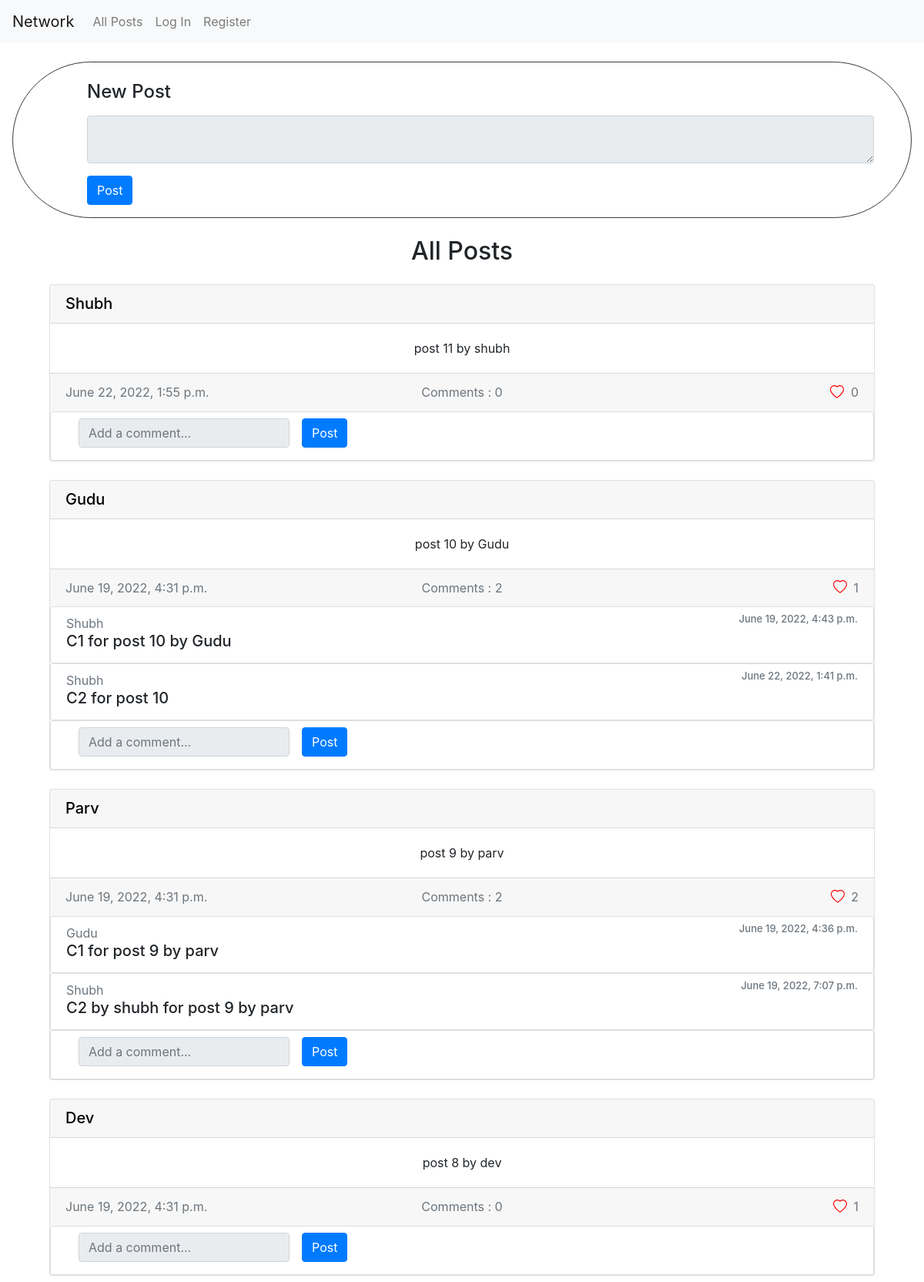
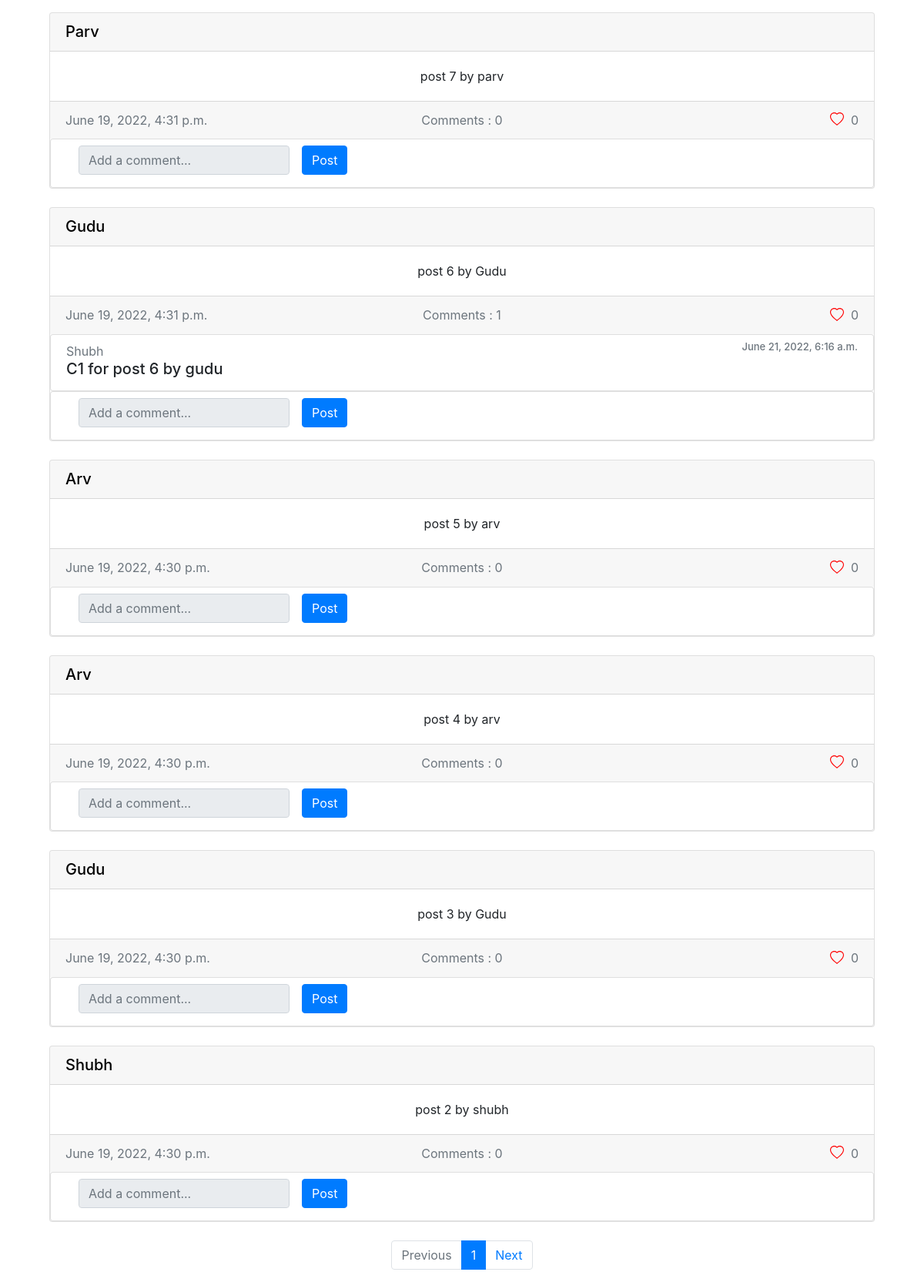
The page / on the database its author committed (2 pictures, top to bottom).
### network/models.py (models this page shows, shortened)
class User(AbstractUser):
    pass
    bio = models.TextField(blank=True)

class Post(models.Model):
    user = models.ForeignKey("User", on_delete = models.CASCADE, related_name = "posts")
    post = models.TextField(blank=False, null=False)
    timestamp = models.DateTimeField(auto_now_add = True)

class Comment(models.Model):
    user = models.ForeignKey("User", on_delete = models.CASCADE, related_name = "user_comments")
    post = models.ForeignKey("Post", on_delete = models.CASCADE, related_name = "post_comments")
    comment = models.TextField(blank=False)
    timestamp = models.DateTimeField(auto_now_add=True)

### network/views.py (the view)
# urls.py: path("", views.index, name="index"),
def index(request):
    dataprime = {}
    data = getPostData(Post.objects.all(), request.user)
    l = list(data.keys())
    paginator = Paginator(l, 10)
    if request.GET.get('page'):
        try:
            page_obj = paginator.get_page(request.GET.get('page'))
        except:
            page_obj = paginator.get_page(1)
    else:
        page_obj = paginator.get_page(1)
    for i in page_obj:
        dataprime[i] = data[i]
    return render(request, "network/index.html",{
        "page" : "All Posts",
        "data" : dataprime,
        "page_obj" : page_obj
    })

### network/utils.py (called while the page is built)
def getPostData(posts,user):
    dict = {}
    for i in range(posts.count()-1,-1,-1 ):
        dict[f"{posts[i].id}"] = {"user" : posts[i].user.username,
                        "txt" : posts[i].post,
                        "num_likes" : posts[i].likes.count(),
                        "num_comments" : posts[i].post_comments.count(),
                        "comments" : postComments(posts[i]),
                        "user_likes" : False,
                        "timestamp" : posts[i].timestamp
                         }
        try:
            Like.objects.get(user = User.objects.get(username = user), post = posts[i])
        except:
            dict[f"{posts[i].id}"]["user_likes"] = False
        else:
            dict[f"{posts[i].id}"]["user_likes"] = True
    return dict

def postComments(post):
    dict = {}
    if post.post_comments.count() > 0:
        for j in range(0,post.post_comments.count()):
            dict[f"{j}"] = { "user" : post.post_comments.all()[j].user.username,
                            "comment" : post.post_comments.all()[j].comment,
                            "timestamp" : post.post_comments.all()[j].timestamp }
    return dict

### network/templates/network/index.html (shortened to what this page needs)
{% extends "network/layout.html" %}
{% load static %}
{% block body %}
    <div id ="network" class="mx-3">
        <br>
        {% if page == "All Posts" or page == "Following" %}
        <form class=" px-5 pb-3 mx-0 border rounded-pill rounded-lg border-dark" onsubmit="newPost();return false">
            <br>
            <h4 class="pl-5">New Post</h4>
            {% if user.is_authenticated %}
            <div class="form-group pl-5  mt-3">
              <textarea type="text" class="form-control mr-5" id="NewPostData" name="NewPostData"></textarea>
              <div><small id="postError" class="text-danger"></small> </div>
            </div>
            <button type="submit" class="btn btn-primary ml-5">Post</button>
            {% else %}
            <div class="form-group pl-5  mt-3">
              <a href="{% url 'login' %}"><textarea type="text" class="form-control mr-5" id="NewPostData" name="NewPostData" disabled></textarea></a>
            </div>
            <button type="submit" class="btn btn-primary ml-5" onclick="location.href = '/login';">Post</button>
            {% endif %}
        </form>
        {% endif %}
        {% if page == "All Posts"%}
        <h2 class="mt-3 pt-2 pb-3 text-center">All Posts</h2>
        {% elif page == "Following" %}
        <h2 class="mt-3 pt-2 pb-3 text-center">Following Posts</h2>
        {% else %}
        <h2 class="mt-3 pt-2 pb-3 text-center">Posts by {{ profile.username|title }} </h2>
        {% endif %}
        {% for key, d in data.items %}
                <div class="card text-center mx-5">
                 <div class="card-header"><div class="row">
                      <div class="col text-left "><a href="/network/{{d.user}}" class="h5" style="color:Black;"><span class="h5 text">{{d.user|title}}</span></a> </div>
                 </div>
                </div>
                 <div class="card-body" id="card-body-{{key}}">
                      <p class="card-text" id="card-text-{{key}}">{{d.txt}}</p>
                    </div>
                    <div class="card-footer text-muted">
                      <div class="row">
                        <div class="col text-left">{{d.timestamp}} &nbsp; &nbsp;</div>
                        <div class="col text-center">Comments : {{d.num_comments}}</div>
                        <div class="col text-right">
                          {% if d.user_likes %}
                          <a onclick="return updatelike(this.id);" class="text-decoration-none" id="like-button-{{key}}">
                            <svg xmlns="http://www.w3.org/2000/svg" width="18" height="18" fill="red" class="bi bi-heart mb-1 mr-1" viewBox="0 0 16 16">
                              <path id="img-path-{{key}}" d="M8 1.314C12.438-3.248 23.534 4.735 8 15-7.534 4.736 3.562-3.248 8 1.314z"></path>
                            </svg><param id="like-param-{{key}}" value="unlike">
                          </a><span id="num-likes-{{key}}">{{d.num_likes}}</span>
                          {% else %}
                          <a onclick="return updatelike(this.id);" class="text-decoration-none" id="like-button-{{key}}">
                            <svg xmlns="http://www.w3.org/2000/svg" width="18" height="18" fill="red" class="bi bi-heart mb-1 mr-1" viewBox="0 0 16 16">
                              <path id="img-path-{{key}}" d="m8 2.748-.717-.737C5.6.281 2.514.878 1.4 3.053c-.523 1.023-.641 2.5.314 4.385.92 1.815 2.834 3.989 6.286 6.357 3.452-2.368 5.365-4.542 6.286-6.357.955-1.886.838-3.362.314-4.385C13.486.878 10.4.28 8.717 2.01L8 2.748zM8 15C-7.333 4.868 3.279-3.04 7.824 1.143c.06.055.119.112.176.171a3.12 3.12 0 0 1 .176-.17C12.72-3.042 23.333 4.867 8 15z"></path>
                            </svg><param id="like-param-{{key}}" value="like">
                          </a><span id="num-likes-{{key}}">{{d.num_likes}}</span>
                          {% endif %}
                        </div>
                      </div>
                 </div>
                  {% if d.comments %}
                    {% for i,j in d.comments.items %}
                     <div class="card">
                        <div class="card-body py-2 text-left">
                            <h5><small class="text-muted text-left pl-n5"><a href="/network/{{j.user}}" class="text-muted"> {{j.user|title}}</a></small><span class="text-muted" style="float:right; font-size: small;">{{j.timestamp }}</span> <span style="display: block;">{{j.comment }}</span></h5>
                          </div>
                     </div>
                     {% endfor %}
                {% endif %}
                <div class="card">
                  <div class="card-body py-2 text-left">
                      <form class="form-inline" onsubmit="newComment({{ key }});return false">
                        {% if user.is_authenticated %}
                        {% csrf_token %}
                        <div class="form-group mx-sm-3 mb-2">
                          <label for="NewCommentData-{{key}}" class="sr-only">Comment</label>
                          <input type="text" class="form-control" id="NewCommentData-{{key}}" placeholder="Add a comment...">
                          <div><small id="commentError-{{key}}" class="text-danger"></small> </div>
                        </div>
                        <button type="submit" class="btn btn-primary mb-2">Post</button>
                        {% else %}
                        <div class="form-group mx-sm-3 mb-2">
                          <a href="/login"><input type="text" class="form-control" id="NewCommentData-{{key}}" placeholder="Add a comment..." disabled></a>
                        </div>
                        <a href="/login"><button type="submit" id="commentButton-{{key}}"class="btn btn-primary mb-2" onclick="location.href = '/login';">Post</button></a>
                        {% endif %}
                      </form>
                    </div>
               </div>
                 </div>
                 <br>
        {% endfor %}
        <nav aria-label="Page navigation example">
          <ul class="pagination justify-content-center">
            {% if page_obj.has_previous %}
              <li class="page-item">
                <a class="page-link" href="?page={{ page_obj.previous_page_number }}" tabindex="-1">Previous</a>
              </li>
            {% else %}
              <li class="page-item disabled">
                <a class="page-link" href="#" tabindex="-1" aria-disabled="true">Previous</a>
              </li>
            {% endif %}
            <li class="page-item active" aria-current="page">
              <span class="page-link">
                 {{ page_obj.number }}
              </span>
            </li>
            {% if page_obj.has_next %}
              <li class="page-item">
                <a class="page-link" href="?page={{ page_obj.next_page_number }}" tabindex="-1">Next</a>
              </li>
            {% else %}
              <li class="page-item disabled">
                <a class="page-link" href="#" tabindex="-1" aria-disabled="true">Next</a>
              </li>
            {% endif %}
          </ul>
        </nav>
    </div>
{% endblock %}

### network/templates/network/layout.html (shortened to what this page needs)
{% load static %}
<!DOCTYPE html>
<html lang="en">
    <head>
        <link rel="stylesheet" href="https://cdn.jsdelivr.net/npm/bootstrap@4.4.1/dist/css/bootstrap.min.css">
        <link href="{% static 'network/styles.css' %}" rel="stylesheet">
    </head>
    <body>
        <nav class="navbar navbar-expand-lg navbar-light bg-light">
            <a class="navbar-brand" href="{% url 'index' %}">Network</a>
            <div>
              <ul class="navbar-nav mr-auto">
                <li class="nav-item">
                  <a class="nav-link" href="{% url 'index' %}">All Posts</a>
                </li>
                {% if user.is_authenticated %}
                    <li class="nav-item">
                        <a class="nav-link" href="{% url 'following' %}">Following</a>
                    </li>
                    <li class="nav-item">
                        <a class="nav-link" href="{% url 'logout' %}">Log Out</a>
                    </li>
                {% else %}
                    <li class="nav-item">
                        <a class="nav-link" href="{% url 'login' %}">Log In</a>
                    </li>
                    <li class="nav-item">
                        <a class="nav-link" href="{% url 'register' %}">Register</a>
                    </li>
                {% endif %}
              </ul>
            </div>
          </nav>
        <div class="body">
            {% block body %}
            {% endblock %}
        </div>
    </body>
</html>

### rows shown on the page
User: user "Shubh" "Shubh", user "Shubh" "Shubh" "Shubh" "Shubh"
Post: txt "post 11 by shubh", timestamp "June 22, 2022, 1:55 p.m."
User: user "Gudu" "Gudu" "Gudu", user "Gudu"
Post: txt "post 10 by Gudu", timestamp "June 19, 2022, 4:31 p.m."
Comment: timestamp "June 19, 2022, 4:43 p.m.", comment "C1 for post 10 by Gudu"
Comment: timestamp "June 22, 2022, 1:41 p.m.", comment "C2 for post 10"
User: user "Parv" "Parv"
Post: txt "post 9 by parv", timestamp "June 19, 2022, 4:31 p.m."
Comment: timestamp "June 19, 2022, 4:36 p.m.", comment "C1 for post 9 by parv"
Comment: timestamp "June 19, 2022, 7:07 p.m.", comment "C2 by shubh for post 9 by parv"
User: user "Dev"
Post: txt "post 8 by dev", timestamp "June 19, 2022, 4:31 p.m."
Post: txt "post 7 by parv", timestamp "June 19, 2022, 4:31 p.m."
Post: txt "post 6 by Gudu", timestamp "June 19, 2022, 4:31 p.m."
Comment: timestamp "June 21, 2022, 6:16 a.m.", comment "C1 for post 6 by gudu"
User: user "Arv" "Arv"
Post: txt "post 5 by arv", timestamp "June 19, 2022, 4:30 p.m."
Post: txt "post 4 by arv", timestamp "June 19, 2022, 4:30 p.m."
Post: txt "post 3 by Gudu", timestamp "June 19, 2022, 4:30 p.m."
Post: txt "post 2 by shubh", timestamp "June 19, 2022, 4:30 p.m."

### other values the page prints
{{ d.num_comments }} "0" "2" "2" "0" "0" "1" "0" "0" "0" "0"
{{ d.num_likes }} "0" "1" "2" "1" "0" "0" "0" "0" "0" "0"
{{ page_obj.number }} "1"
